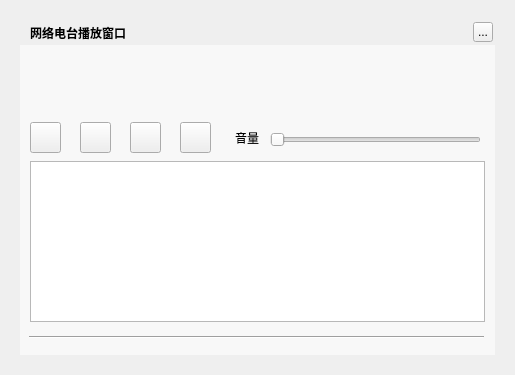
<?xml version="1.0" encoding="UTF-8"?>
<ui version="4.0">
 <class>MusicWebRadioWidget</class>
 <widget class="QWidget" name="MusicWebRadioWidget">
  <property name="geometry">
   <rect>
    <x>0</x>
    <y>0</y>
    <width>515</width>
    <height>375</height>
   </rect>
  </property>
  <property name="windowTitle">
   <string>MusicWebRadioWidget</string>
  </property>
  <widget class="QLabel" name="background">
   <property name="geometry">
    <rect>
     <x>20</x>
     <y>20</y>
     <width>475</width>
     <height>335</height>
    </rect>
   </property>
   <property name="text">
    <string/>
   </property>
  </widget>
  <widget class="QLabel" name="topTitleName">
   <property name="geometry">
    <rect>
     <x>30</x>
     <y>20</y>
     <width>111</width>
     <height>25</height>
    </rect>
   </property>
   <property name="styleSheet">
    <string notr="true">color:&quot;#FFFFFF&quot;;font-weight:bold</string>
   </property>
   <property name="text">
    <string>网络电台播放窗口</string>
   </property>
  </widget>
  <widget class="QToolButton" name="topTitleCloseButton">
   <property name="geometry">
    <rect>
     <x>473</x>
     <y>22</y>
     <width>20</width>
     <height>20</height>
    </rect>
   </property>
   <property name="text">
    <string>...</string>
   </property>
  </widget>
  <widget class="Line" name="line_2">
   <property name="geometry">
    <rect>
     <x>29</x>
     <y>335</y>
     <width>455</width>
     <height>5</height>
    </rect>
   </property>
   <property name="orientation">
    <enum>Qt::Horizontal</enum>
   </property>
  </widget>
  <widget class="QListWidget" name="listWidget">
   <property name="geometry">
    <rect>
     <x>30</x>
     <y>161</y>
     <width>455</width>
     <height>161</height>
    </rect>
   </property>
  </widget>
  <widget class="QLabel" name="movieLabel">
   <property name="geometry">
    <rect>
     <x>30</x>
     <y>55</y>
     <width>455</width>
     <height>60</height>
    </rect>
   </property>
   <property name="styleSheet">
    <string notr="true"/>
   </property>
   <property name="text">
    <string/>
   </property>
  </widget>
  <widget class="QPushButton" name="playButton">
   <property name="geometry">
    <rect>
     <x>30</x>
     <y>122</y>
     <width>31</width>
     <height>31</height>
    </rect>
   </property>
   <property name="text">
    <string/>
   </property>
  </widget>
  <widget class="QSlider" name="volumnSlider">
   <property name="geometry">
    <rect>
     <x>270</x>
     <y>130</y>
     <width>211</width>
     <height>20</height>
    </rect>
   </property>
   <property name="orientation">
    <enum>Qt::Horizontal</enum>
   </property>
  </widget>
  <widget class="QPushButton" name="stopButton">
   <property name="geometry">
    <rect>
     <x>80</x>
     <y>122</y>
     <width>31</width>
     <height>31</height>
    </rect>
   </property>
   <property name="text">
    <string/>
   </property>
  </widget>
  <widget class="QPushButton" name="colletButton">
   <property name="geometry">
    <rect>
     <x>130</x>
     <y>122</y>
     <width>31</width>
     <height>31</height>
    </rect>
   </property>
   <property name="text">
    <string/>
   </property>
  </widget>
  <widget class="QPushButton" name="discolletButton">
   <property name="geometry">
    <rect>
     <x>180</x>
     <y>122</y>
     <width>31</width>
     <height>31</height>
    </rect>
   </property>
   <property name="text">
    <string/>
   </property>
  </widget>
  <widget class="QLabel" name="label_2">
   <property name="geometry">
    <rect>
     <x>235</x>
     <y>130</y>
     <width>31</width>
     <height>16</height>
    </rect>
   </property>
   <property name="text">
    <string>音量</string>
   </property>
  </widget>
  <widget class="QLabel" name="stateLabel">
   <property name="geometry">
    <rect>
     <x>35</x>
     <y>60</y>
     <width>141</width>
     <height>16</height>
    </rect>
   </property>
   <property name="text">
    <string/>
   </property>
  </widget>
  <widget class="QWidget" name="backgroundMask" native="true">
   <property name="geometry">
    <rect>
     <x>20</x>
     <y>45</y>
     <width>475</width>
     <height>310</height>
    </rect>
   </property>
   <property name="styleSheet">
    <string notr="true">background:rgba(255,255,255,150)</string>
   </property>
  </widget>
  <zorder>background</zorder>
  <zorder>backgroundMask</zorder>
  <zorder>topTitleName</zorder>
  <zorder>topTitleCloseButton</zorder>
  <zorder>line_2</zorder>
  <zorder>listWidget</zorder>
  <zorder>movieLabel</zorder>
  <zorder>playButton</zorder>
  <zorder>volumnSlider</zorder>
  <zorder>stopButton</zorder>
  <zorder>colletButton</zorder>
  <zorder>discolletButton</zorder>
  <zorder>label_2</zorder>
  <zorder>stateLabel</zorder>
 </widget>
 <resources/>
 <connections/>
</ui>
